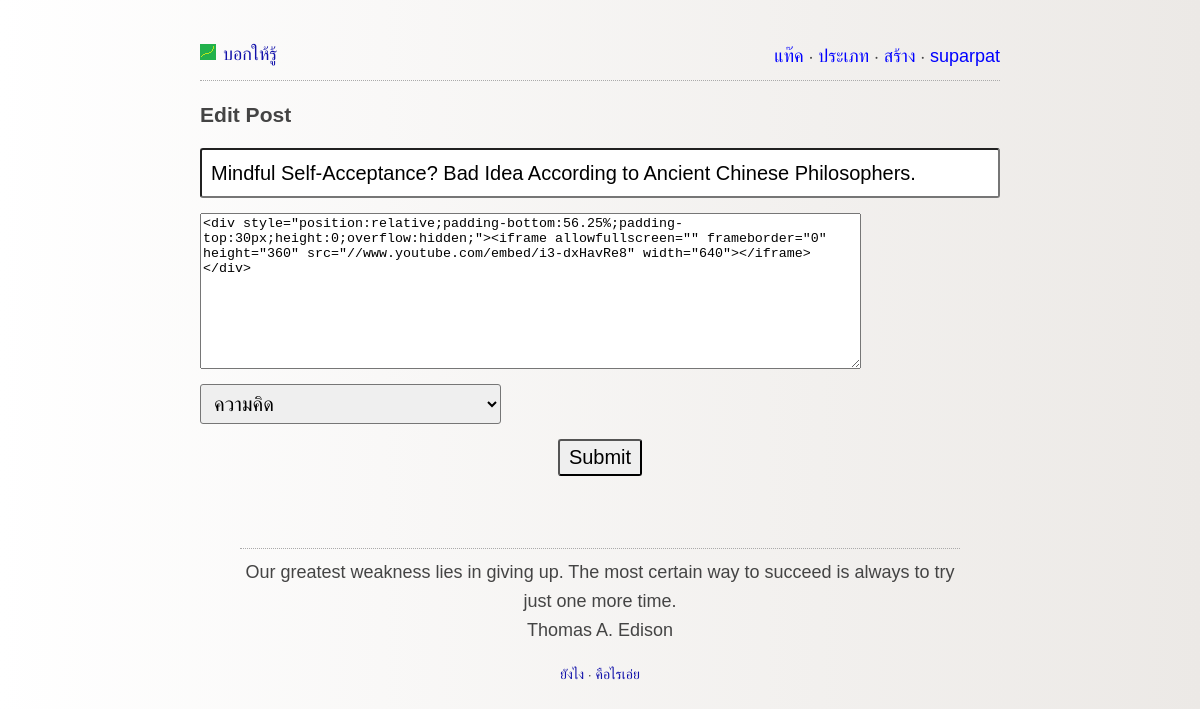
The page /edit_post.php?id=8 (signed in) on the database its author committed.
### tables this page shows
CREATE TABLE IF NOT EXISTS `users` (
  `uid` int(11) NOT NULL AUTO_INCREMENT,
  `username` varchar(25) NOT NULL,
  `password` varchar(255) NOT NULL,
  `email` varchar(100) NOT NULL,
  `created_at` timestamp NOT NULL DEFAULT CURRENT_TIMESTAMP,
  PRIMARY KEY (`uid`),
  UNIQUE KEY `username` (`username`),
  UNIQUE KEY `email` (`email`)
);

CREATE TABLE IF NOT EXISTS `posts` (
  `id` int(11) NOT NULL AUTO_INCREMENT,
  `subject` varchar(300) NOT NULL,
  `content` text NOT NULL,
  `uid` int(11) NOT NULL,
  `votes` int(11) NOT NULL DEFAULT '0',
  `created_at` timestamp NOT NULL DEFAULT CURRENT_TIMESTAMP,
  `updated_at` timestamp NULL DEFAULT CURRENT_TIMESTAMP ON UPDATE CURRENT_TIMESTAMP,
  `draft` tinyint(1) NOT NULL DEFAULT '0',
  PRIMARY KEY (`id`),
  KEY `author` (`uid`)
);

### languages/lang.th.php (called while the page is built)
<?php
	$lang['learny'] = "บอกให้รู้";
	$lang['register'] = "สมัคร";
	$lang['login'] = "เข้าใช้";
	$lang['email'] = "อีเมล์";
	$lang['username'] = "ชื่อผู้ใช้";
	$lang['password'] = "พาสเวิร์ด";
	$lang['tags'] = "แท๊ค";
	$lang['types'] = "ประเภท";
	$lang['create'] = "สร้าง";
	$lang['Create'] = "สร้าง";
	$lang['how-to'] = "ยังไง";
	$lang['about'] = "คือไรเอ่ย";
	$lang['edit-post'] = "แก้ไข";
	$lang['delete'] = "ลบ";
	$lang['comment'] = "แสดงความคิดเห็น";
	$lang['submit'] = "จัดไป";
	$lang['new-posts'] = "โพสมาใหม่";
	$lang['publish'] = "บอกให้โลกรู้";
	$lang['save-draft'] = "เก็บไว้ก่อน";
	$lang['profile'] = "โพรไฟล์";
	$lang['your-posts'] = "โพสของคุณ";
	$lang['since'] = "สมัครตอน";
	$lang['account'] = "บัญชี";
	$lang['change-email'] = "เปลี่ยนเมล";
	$lang['change-password'] = "เปลี่ยนพาสเวิร์ด";
	$lang['logout'] = "ออกจากระบบ";
	$lang['draft'] = "เก็บไว้ก่อน";
?>

### lib/userClass.php (called while the page is built, shortened)
<?php
	class userClass{
		public function userDetails($uid){
			try{
				$db = getDB();
				$stmt = $db->prepare("SELECT uid,email,username,users.created_at FROM users WHERE uid=:uid");
				$stmt->bindParam("uid", $uid,PDO::PARAM_INT);
				$stmt->execute();
				$data = $stmt->fetch(PDO::FETCH_OBJ);
				return $data;
			}
			catch(PDOException $e) {
				echo '{"error":{"text":'. $e->getMessage() .'}}';
			}
		}
	}
?>

### lib/config.php (called while the page is built, shortened)
<?php
	function isLoggedIn(){
		if(empty($_SESSION['uid'])){
			return false;
		}
		else{
			$session_uid=$_SESSION['uid'];
			include('userClass.php');
			$userClass = new userClass();
			$userDetails = $userClass->userDetails($session_uid);
			return true;
		}
	}
	$isLoggedIn = isLoggedIn();
?>

### lib/postClass.php (called while the page is built, shortened)
<?php
	require_once(__DIR__.'/typeClass.php');
	class postClass{
		public function fetchAPost($id){
			try{
				$db = getDB();
				$stmt = $db->prepare("
					SELECT posts.id AS id,
					posts.subject AS subject,
					posts.content AS content,
					posts.uid AS uid,
					users.username AS username,
					posts.created_at AS created_at,
					posts.updated_at AS updated_at,
					posts.draft AS draft,
					types.name AS type
					FROM posts
					INNER JOIN users ON posts.uid=users.uid
					INNER JOIN posts_type ON posts.id=posts_type.post_id
					INNER JOIN types ON types.id=posts_type.type_id
					WHERE posts.id=:id");
				$stmt->bindParam("id", $id,PDO::PARAM_STR);
				$stmt->execute();
				$data = $stmt->fetch(PDO::FETCH_OBJ);
				return $data;
			}
			catch(PDOException $e) {
				echo '{"error":{"text":'. $e->getMessage() .'}}';
			}
		}
	}
?>

### lib/typeClass.php (called while the page is built, shortened)
<?php
class typeClass{
	public function fetchTypes(){
		try{
			$db = getDB();
			$stmt = $db->prepare("SELECT id, name FROM types");
			$stmt->execute();
			$data = $stmt->fetchAll(PDO::FETCH_OBJ);
			return $data;
		}
		catch(PDOException $e){
			echo '{"error":{"text":'. $e->getMessage() .'}}';
		}
	}
}
?>

### edit_post.php (the view, shortened to what this page needs)
<?php
	require_once("lib/config.php");
	require_once('lib/postClass.php');
	require_once('lib/typeClass.php');
	$postClass = new postClass();
	$typeClass = new typeClass();
	$types = $typeClass->fetchTypes();
	if(!$isLoggedIn){
		$url=BASE_URL.'error_not_login.php';
		header("Location: $url");
	}else{
		if (!empty($_POST['postSubmit'])&&isset($_POST['subject'])&&isset($_POST['editor'])&&isset($_POST['type'])&&isset($_SESSION['uid']))
		{
			$subject = $_POST['subject'];
			$content = $_POST['editor'];
			$type = $_POST['type'];
			$author = $_SESSION['uid'];
			$postId = $_POST['id'];
			if(isset($_POST['tags'])){
				$tags = $_POST['tags'];
			}
			else{
				$tags = [];
			}
			if(strlen(trim($subject)) > 1 && strlen(trim($content)) > 1 && strlen(trim($type))){
				$result=$postClass->editPost($postId, $subject, $content, $type, $author, $tags);
				if($result){
					$url=BASE_URL.'post.php?id='.$postId;
					header("Location: $url");
				}
				else{
					$errorEditPostMessage="Problem editing post...";
				}
			}else{
				$errorEditPostMessage="Please make sure there are no empty fields.";
			}
			exit();
		}else{
			if(isset($_GET['id'])){
				$post = $postClass->fetchAPost($_GET['id']);
			}
		}
	}
?>
<html>
	<head>
        <?php include 'partials/header.php' ?>
        <link rel="stylesheet" type="text/css" href="js/jquery-ui/jquery-ui.css">
        <link rel="stylesheet" type="text/css" href="lib/vendor/aehlke-tag-it/css/jquery.tagit.css">
	</head>
	<body>
		<div id="content">
			<?php include 'partials/top_menu.php' ?>
			<header>
				<h3>Edit Post</h3>
			</header>
            <div>
                <form action="edit_post.php" method="post">
                    <input class="input-default-format form-input" type="text" name="subject" placeholder="Type your subject" value=<?php if(isset($_POST['subject'])) {echo '"'.htmlentities ($_POST['subject']).'"'; } else{echo '"'.htmlentities($post->subject).'"';} ?>>
                    <textarea name="editor" id="create_editor" rows="10" cols="80"><?php if(isset($_POST['editor'])) {echo $_POST['editor']; } else{echo $post->content;}?></textarea>
					<div style="width:100%; overflow:hidden; display:flex;">
						<select name="type" class="input-default-format" id="post_type_select">
							<?php
								foreach($types as $type){
									echo "<option value='$type->id'".(($post->type==$type->name)?"selected":"").">$type->name</option>";
								}
							?>
						</select>
		                <ul id="tag_input">
		                </ul>
					</div>
	                <div style="text-align:center;">
		                <input class="input-default-format" id="create-submit-button" type="submit" name="postSubmit" value="Submit">
					</div>
				</form>
            </div>
			<?php include 'partials/quote_block.php' ?>
			<?php include 'partials/footer.php' ?>
        </div>
	</body>
</html>

### partials/top_menu.php (shortened to what this page needs)
<div id="banner">
	<div id="logo">
	    <a href="index.php">
	    <img src="img/logo.png" class="pin_logo">
	    </a>
		<a id="pinboard_name" href="index.php"><?php echo $lang['learny']; ?></a>
	</div>
	<div id="top_menu">
		<a href="browse_by_tag.php"><?php echo $lang['tags']; ?></a>
		&#8231;
		<a href="browse_by_type.php"><?php echo $lang['types']; ?></a>
		&#8231;
		<?php
		    if(!$isLoggedIn){
				echo "<a href='register.php'>".$lang['register']."</a>";
				echo "\n&#8231;\n";
		    	echo "<a href='login.php'>".$lang['login']."</a>";
		    }else{
		    	echo "<a href='create.php'>".$lang['create']."</a>";
		    	echo "\n&#8231;\n";
		    	echo "<a href='profile.php'>$userDetails->username</a>";
		    }
		?>
	</div>
</div>

### css/style.css (style rules this page uses)
body { background: #ECE9E6; background: -webkit-linear-gradient(to left, #ECE9E6 , #FFFFFF); background: linear-gradient(to left, #ECE9E6 , #FFFFFF); margin:40px auto; max-width:800px; line-height:1.6; font-size:18px; font-family: helvetica, sans-serif; color:#444; padding:0 10px; word-wrap: break-word; }
img { max-width: 100% !important; height: auto !important; }
input, textarea { max-width:100% }
h1,h2,h3,h4 { line-height:1.2; }
a { text-decoration:none; color:#11a; }
#banner { border-bottom: 1px dotted #aaa; margin-bottom: 0.7em; padding-bottom: 9px; text-align: left; }
#logo { float: left; color: #aaa; }
.pin_logo { margin-right: 2px; }
#top_menu { margin-top: 2px; float: right; }
#top_menu a { color:blue; }
.input-default-format { font-size: 20px; border-radius: 3px; padding: 5px 9px; }
.form-input { width: 100%; margin-bottom: 15px; height: 50px; }
#post_type_select { margin-top: 15px; width:40%; float:left; height: 40px; }
#tag_input { margin-top: 15px; margin-left: 10px; float:left; width:60%; }
#create-submit-button { margin-top: 15px; }

### rows shown on the page
users: username "suparpat"
posts: subject "Mindful Self-Acceptance? Bad Idea According to Ancient Chinese Philosophers.", editor "<div style=\"position:relative;padding-bottom:56.25%;padding-top:30px;height:0;overflow:hidden;\"><iframe allowfullscreen=\"\" frameborder=\"0\" height=\"360\" src=\"//www.youtube.com/embed/i3-dxHavRe8\" width=\"640\"></iframe></div>"

### other values the page prints
$lang['learny'] "บอกให้รู้"
$lang['tags'] "แท๊ค"
$lang['types'] "ประเภท"
$lang['create'] "สร้าง"
$quote "Our greatest weakness lies in giving up. The most certain way to succeed is always to try just one more time."
$quote_author "Thomas A. Edison"
$lang['how-to'] "ยังไง"
$lang['about'] "คือไรเอ่ย"
form field type "ความคิด"
